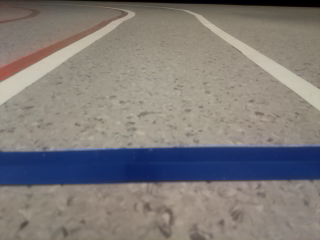
#> input picture photos/1582815498.09.png, 320 x 240 px; its folder holds only this picture in this run
$ python line_follower.py
#> lines starting #> are read from the running program, lines starting #| are printed output that depends on the picture; after the words box and inside, x2 and y2 are one past the last pixel; in counts of white or black regions, pixels touching at a corner belong together; long printed decimals are rounded
from __future__ import division

import cv2
import numpy as np
import matplotlib.pyplot as plt
import math

import glob

def transform_to_topdown_coordinates(img, pixels_per_centimer):
    src = np.float32([[113-20, 36], [242-20, 40], [11-20, 120], [334-20, 122]])

    output_w = int(100 * pixels_per_centimer)
    output_h = int(100 * pixels_per_centimer)
    paper_width = 21
    paper_height = 29.7
    paper_distance = 15

    left_x = output_w / 2 - paper_width / 2 * pixels_per_centimer
    right_x = output_w / 2 + paper_width / 2 * pixels_per_centimer
    bottom_y = paper_distance * pixels_per_centimer
    top_y = (paper_distance + paper_height) * pixels_per_centimer

    dst = np.float32([[left_x, top_y], [right_x, top_y], [left_x, bottom_y], [right_x, bottom_y]])
    M = cv2.getPerspectiveTransform(src, dst)
    return cv2.warpPerspective(img, M, (output_w, output_h), flags=cv2.INTER_LINEAR)

def orange_line_mask(hsvimg):
    avg_saturation = np.mean(hsvimg[:,:,1])
    lower_range1 = np.array([0,         3*avg_saturation, 35/100*255])
    upper_range1 = np.array([50/360*180,       255, 80/100*255])
    lower_range2 = np.array([340/360*180, 3*avg_saturation, 35/100*255])
    upper_range2 = np.array([180,               255, 80/100*255])
    color_mask1 = cv2.inRange(hsvimg, lower_range1, upper_range1)
    color_mask2 = cv2.inRange(hsvimg, lower_range2, upper_range2)
    return (color_mask1 > 0) | (color_mask2 > 0)

def white_line_mask(hsvimg):
    lower_range = np.array([0,   0,          60/100*255])
    upper_range = np.array([255, 10/100*255, 255])
    color_mask = cv2.inRange(hsvimg, lower_range, upper_range)
    return color_mask > 0

for photo in list(glob.glob("photos/*.png")):
    pixels_per_centimeter = 2.0

    img = cv2.imread(photo, cv2.IMREAD_COLOR)
#> img is the input picture: shape (240, 320, 3); mean B, G, R 120.9, 122.8, 127.5
    topdown = transform_to_topdown_coordinates(img, pixels_per_centimeter)
#> in transform_to_topdown_coordinates, `return cv2.warpPerspective(img, M, (output_w, output_h), flags=cv2.INT..`:
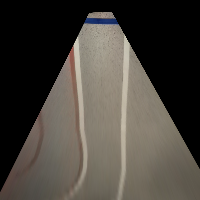
#> returned value: shape (200, 200, 3); mean of channels 0, 1, 2 59.9, 66.6, 71.2; drawn as B, G, R

    kernel_size = 3
    blur = cv2.GaussianBlur(topdown, (kernel_size, kernel_size), 2)

    hsvblur = cv2.cvtColor(blur, cv2.COLOR_BGR2HSV)
#> hsvblur: shape (200, 200, 3); mean H, S, V 11.1, 25.2, 71.6
    avg_saturation = np.mean(hsvblur[:,:,1])
#> avg_saturation = 25.21
    orange_line = orange_line_mask(hsvblur)
#> in orange_line_mask, `lower_range1 = np.array([0,         3*avg_saturation, 35/100*255])`: lower_range1 = [0, 75.63, 89.25]
#> in orange_line_mask, `lower_range2 = np.array([340/360*180, 3*avg_saturation, 35/100*255])`: lower_range2 = [170, 75.63, 89.25]
#> in orange_line_mask, `color_mask1 = cv2.inRange(hsvimg, lower_range1, upper_range1)`:
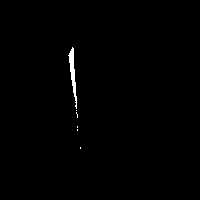
#> color_mask1: shape (200, 200); 0.56% white; 6 white regions (5 under 20 px), largest, box (x1, y1, x2, y2) and area: (68, 47, 77, 109) 210
#> in orange_line_mask, `color_mask2 = cv2.inRange(hsvimg, lower_range2, upper_range2)`: color_mask2: shape (200, 200); every value is 0

    if not orange_line.any():
        continue
    summ = np.array([0,0]);
    count = 0.0
    idx = np.argwhere(orange_line)
#> idx = 223 pairs, first value 47 to 148, second value 68 to 80
    print(idx)
#> (printed output is left out)
    y_avg = np.mean(idx[0][:])
#> y_avg = 59.5
    x_avg = np.mean(idx[1][:])
#> x_avg = 60
    point = np.array([y_avg, x_avg])
#> point = [59.5, 60]
    # [10 lines of commented-out code are left out]
    print('Point ', point)
#| Point  [59.5 60. ]
    # point_idx = np.round(point).astype(int)
    # print(point_idx)
    # blur[point_idx[0] - 10 : point_idx[0] + 10][point_idx[1] - 10 : point_idx[1] + 10] = (0, 255, 255)
    point[1] = point[1] - len(blur) / 2.0
    # point = np.array([summ[0], summ[1]-len(blur)/2.0])
    print('Point ', point)
#| Point  [ 59.5 -40. ]
    angle = math.atan2(point[0],point[1]) #angle in radians
#> angle = 2.16
    print('Angle', angle)
#| Angle 2.163


    # print(orange_line)
    # white_line = white_line_mask(hsvblur)
    blur[orange_line] = (255, 0, 255)
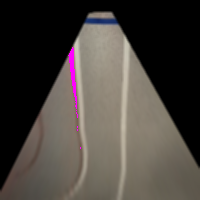
#> blur: shape (200, 200, 3); mean B, G, R 60.8, 66, 71.9
    # summ = int(summ)
    # blur[int(math.ceil(summ[0]))],math.ceil(summ[1])]=(0,255,0)
    # blur[white_line] = (0, 0, 255)

    plt.figure()
    # blur = cv2.flip(blur,0)
    plt.title(photo)
    plt.imshow(cv2.cvtColor(blur, cv2.COLOR_BGR2RGB))

    plt.show()

$ run again, on photos/1582815528.19.png
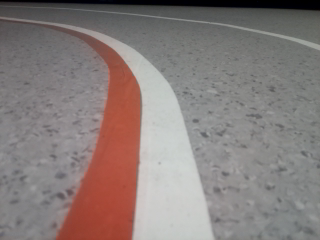
#> input picture photos/1582815528.19.png, 320 x 240 px
#> img is the input picture: shape (240, 320, 3); mean B, G, R 123.2, 125.3, 135.8
#> hsvblur: shape (200, 200, 3); mean H, S, V 38.8, 5.5, 56.6
#> `avg_saturation = np.mean(hsvblur[:,:,1])`: avg_saturation = 5.53
#> lower_range1 = [0, 16.59, 89.25]
#> lower_range2 = [170, 16.59, 89.25]
#> in orange_line_mask, `color_mask1 = cv2.inRange(hsvimg, lower_range1, upper_range1)`:
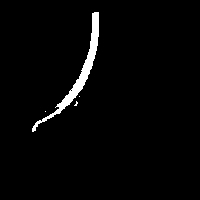
#> color_mask1: shape (200, 200); 2.4% white; 4 white regions (3 under 20 px), largest, box (x1, y1, x2, y2) and area: (32, 12, 99, 132) 952
#> color_mask2: shape (200, 200); 0.08% white in thin lines or dots, all inside (x1, y1, x2, y2) = (41, 29, 92, 121)
#> idx = 997 pairs, first value 12 to 131, second value 32 to 98
#> (printed output is left out)
#> y_avg = 53
#> x_avg = 53.5
#> point = [53, 53.5]
#| Point  [53.  53.5]
#| Point  [ 53.  -46.5]
#> angle = 2.29
#| Angle 2.291
#> `blur[orange_line] = (255, 0, 255)`:
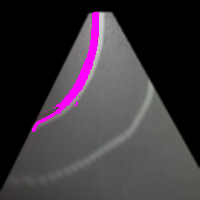
#> blur: shape (200, 200, 3); mean B, G, R 58.6, 52.8, 58.7

$ run again, on photos/1582815533.19.png
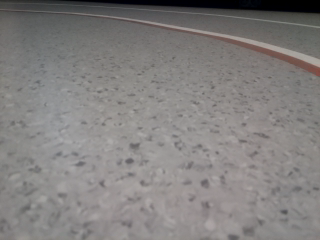
#> input picture photos/1582815533.19.png, 320 x 240 px
#> img is the input picture: shape (240, 320, 3); mean B, G, R 126.5, 127.5, 130.4
#> hsvblur: shape (200, 200, 3); mean H, S, V 26.6, 6.1, 55.6
#> `avg_saturation = np.mean(hsvblur[:,:,1])`: avg_saturation = 6.07
#> lower_range1 = [0, 18.22, 89.25]
#> lower_range2 = [170, 18.22, 89.25]
#> in orange_line_mask, `color_mask1 = cv2.inRange(hsvimg, lower_range1, upper_range1)`:
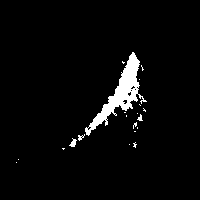
#> color_mask1: shape (200, 200); 3.6% white; 20 white regions (16 under 20 px), largest, box (x1, y1, x2, y2) and area: (85, 52, 147, 136) 1297, (69, 138, 77, 147) 38, (78, 134, 85, 141) 23, (137, 114, 143, 121) 22
#> color_mask2: shape (200, 200); 0.02% white in thin lines or dots, all inside (x1, y1, x2, y2) = (81, 107, 103, 141)
#> idx = 1452 pairs, first value 52 to 162, second value 16 to 146
#> (printed output is left out)
#> y_avg = 92
#> x_avg = 92.5
#> point = [92, 92.5]
#| Point  [92.  92.5]
#| Point  [92.  -7.5]
#> angle = 1.65
#| Angle 1.652
#> `blur[orange_line] = (255, 0, 255)`:
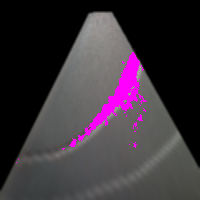
#> blur: shape (200, 200, 3); mean B, G, R 59.1, 50.4, 60

$ run again, on photos/1582815538.22.png
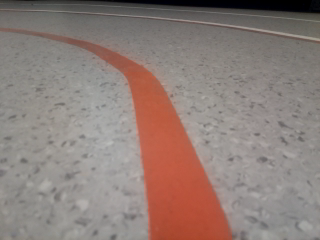
#> input picture photos/1582815538.22.png, 320 x 240 px
#> img is the input picture: shape (240, 320, 3); mean B, G, R 121, 126.5, 142.4
#> hsvblur: shape (200, 200, 3); mean H, S, V 10, 10.7, 61.4
#> `avg_saturation = np.mean(hsvblur[:,:,1])`: avg_saturation = 10.67
#> lower_range1 = [0, 32.02, 89.25]
#> lower_range2 = [170, 32.02, 89.25]
#> in orange_line_mask, `color_mask1 = cv2.inRange(hsvimg, lower_range1, upper_range1)`:
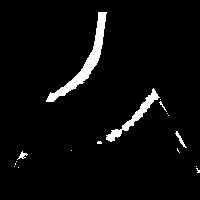
#> color_mask1: shape (200, 200); 4% white; 17 white regions (13 under 20 px), largest, box (x1, y1, x2, y2) and area: (46, 12, 107, 102) 968, (106, 88, 160, 142) 488, (175, 131, 187, 148) 52, (17, 151, 28, 160) 39
#> color_mask2: shape (200, 200); every value is 0
#> idx = 1606 pairs, first value 12 to 172, second value 14 to 199
#> (printed output is left out)
#> y_avg = 55
#> x_avg = 55.5
#> point = [55, 55.5]
#| Point  [55.  55.5]
#| Point  [ 55.  -44.5]
#> angle = 2.25
#| Angle 2.251
#> `blur[orange_line] = (255, 0, 255)`:
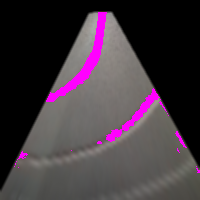
#> blur: shape (200, 200, 3); mean B, G, R 63, 54.4, 66.3

$ run again, on photos/1582815503.1.png
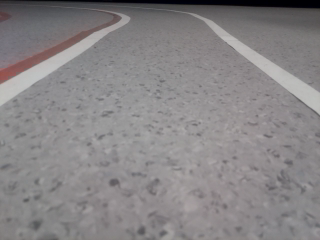
#> input picture photos/1582815503.1.png, 320 x 240 px
#> img is the input picture: shape (240, 320, 3); mean B, G, R 133.9, 132.4, 135.6
#> hsvblur: shape (200, 200, 3); mean H, S, V 64.2, 5.4, 62.9
#> `avg_saturation = np.mean(hsvblur[:,:,1])`: avg_saturation = 5.36
#> lower_range1 = [0, 16.08, 89.25]
#> lower_range2 = [170, 16.08, 89.25]
#> in orange_line_mask, `color_mask1 = cv2.inRange(hsvimg, lower_range1, upper_range1)`:
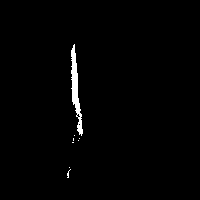
#> color_mask1: shape (200, 200); 1.2% white; 8 white regions (7 under 20 px), largest, box (x1, y1, x2, y2) and area: (71, 44, 83, 136) 453
#> color_mask2: shape (200, 200); 1.1% white; 13 white regions (9 under 20 px), largest, box (x1, y1, x2, y2) and area: (62, 131, 82, 187) 219, (68, 52, 72, 88) 77, (69, 89, 76, 114) 52, (75, 111, 80, 125) 28
#> idx = 895 pairs, first value 44 to 186, second value 32 to 82
#> (printed output is left out)
#> y_avg = 59
#> point = [59, 59]
#| Point  [59. 59.]
#| Point  [ 59. -41.]
#> angle = 2.18
#| Angle 2.178
#> `blur[orange_line] = (255, 0, 255)`:
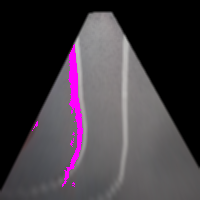
#> blur: shape (200, 200, 3); mean B, G, R 65.1, 58.6, 65.5
